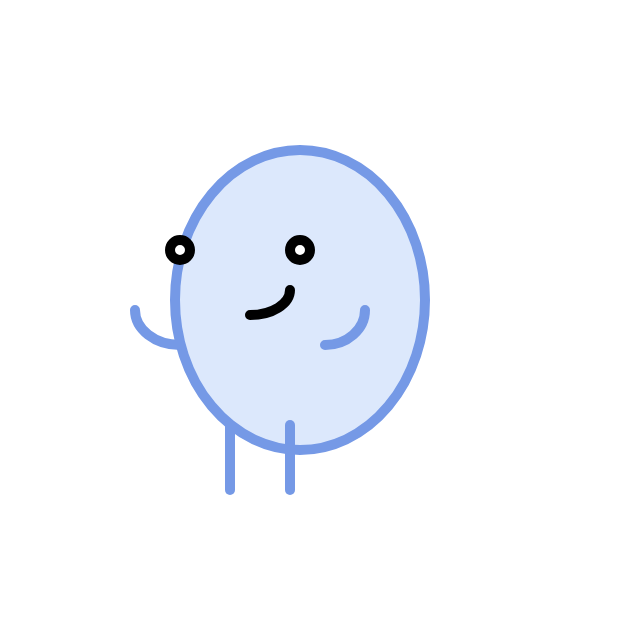
Frame 1 (no input)
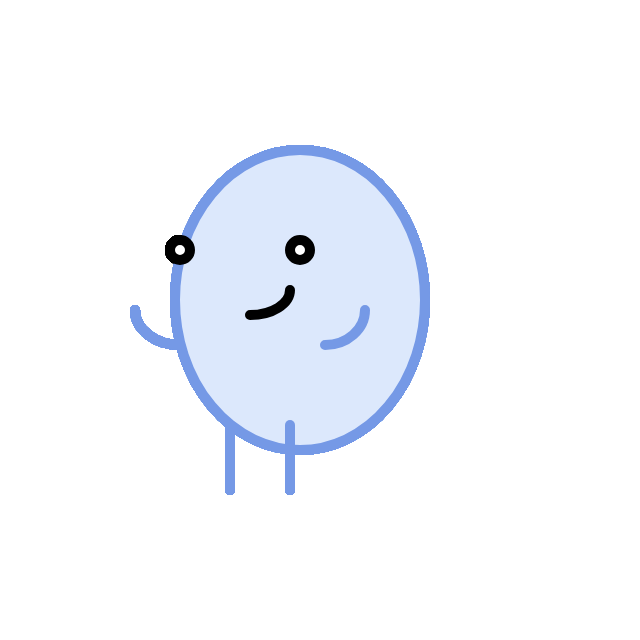
Frame 60 (no input)
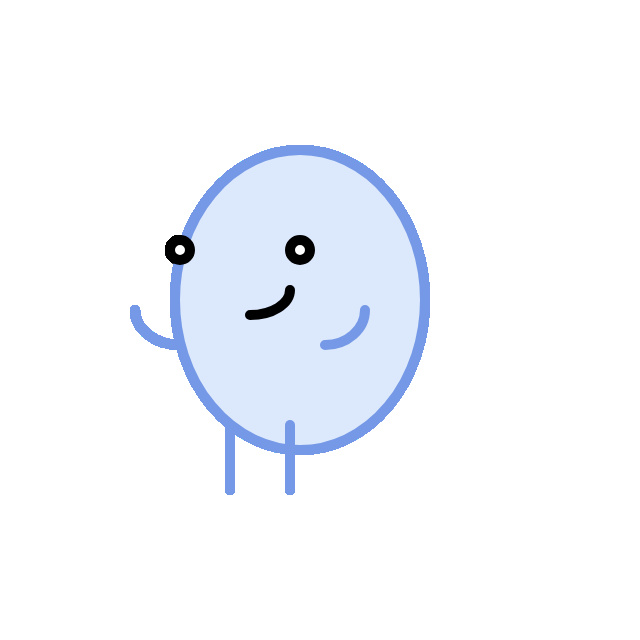
Frame 120 (the mouse pressed at the canvas centre since frame 60)

The p5.js sketch that drew these frames (run headless with seeded random() and noise() and a simulated clock; from frame 60 on, the mouse is pressed at the canvas centre):

// p5.js sketch
// ── sketch.js
function setup() {
  createCanvas(640, 640);
  
}

function draw() {
  
   if (mouseIsPressed) {
     fill("#fcc5d1");
     strokeWeight(0);
    ellipse(mouseX, mouseY, 80, 80);
  } 
  
  //body
  stroke("#7599e6");
  fill("#dce8fc");
  strokeWeight(10);
  ellipse(300 , 300, 250, 300);
  
   //leggies
  noFill();
  line(230, 425, 230, 490);
  line(290, 425, 290, 490);
  //hands
  arc(325,310,80,70,0,HALF_PI);
  arc(180, 310, 90, 70, HALF_PI, PI);
  
  
  //eyes
  stroke(0);
  fill("#fff");
  ellipse(300 , 250, 20, 20);
  ellipse(180 , 250, 20, 20);
  noFill();
  arc(250,290,80,50,0,HALF_PI);
  
 
}
